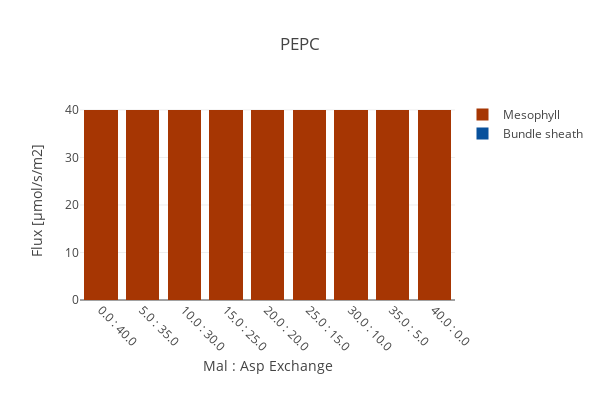

The notebook cell saved with this chart:
### Code cell
create_bar_plot_rxn(D_fba, D_exp,
                    {'[M]_PEPC2_c': 'Mesophyll', '[B]_PEPC2_c': 'Bundle sheath'},
                    'PEPC', xaxis_title,
                     stacked = True, save_fig=save_fig)

### Figure 1 — Plotly figure (JSON) as saved in the notebook; plotly's stock layout.template omitted (floating-point values rounded to 4 significant figures)
{"data": [{"marker": {"color": "rgb(8,81,156)"}, "name": "Bundle sheath", "type": "bar", "uid": "28b4d1e3-a22d-499a-89e3-388c956b5bfe", "x": ["0.0 : 40.0", "5.0 : 35.0", "10.0 : 30.0", "15.0 : 25.0", "20.0 : 20.0", "25.0 : 15.0", "30.0 : 10.0", "35.0 : 5.0", "40.0 : 0.0"], "y": [0, 0, 0, 0, 0, 0, 0, 0, 0]}, {"marker": {"color": "rgb(166,54,3)"}, "name": "Mesophyll", "type": "bar", "uid": "1a3a5113-8b6d-40ce-8a9c-82d96bb99e99", "x": ["0.0 : 40.0", "5.0 : 35.0", "10.0 : 30.0", "15.0 : 25.0", "20.0 : 20.0", "25.0 : 15.0", "30.0 : 10.0", "35.0 : 5.0", "40.0 : 0.0"], "y": [39.99, 39.99, 39.99, 39.99, 39.99, 39.99, 39.99, 39.99, 40.0]}], "layout": {"barmode": "stack", "height": 400, "margin": {"b": 100}, "title": {"text": "PEPC"}, "width": 600, "xaxis": {"tickangle": 45, "title": {"text": "Mal : Asp Exchange"}}, "yaxis": {"autorange": true, "title": {"text": "Flux [µmol/s/m2]"}}}}
